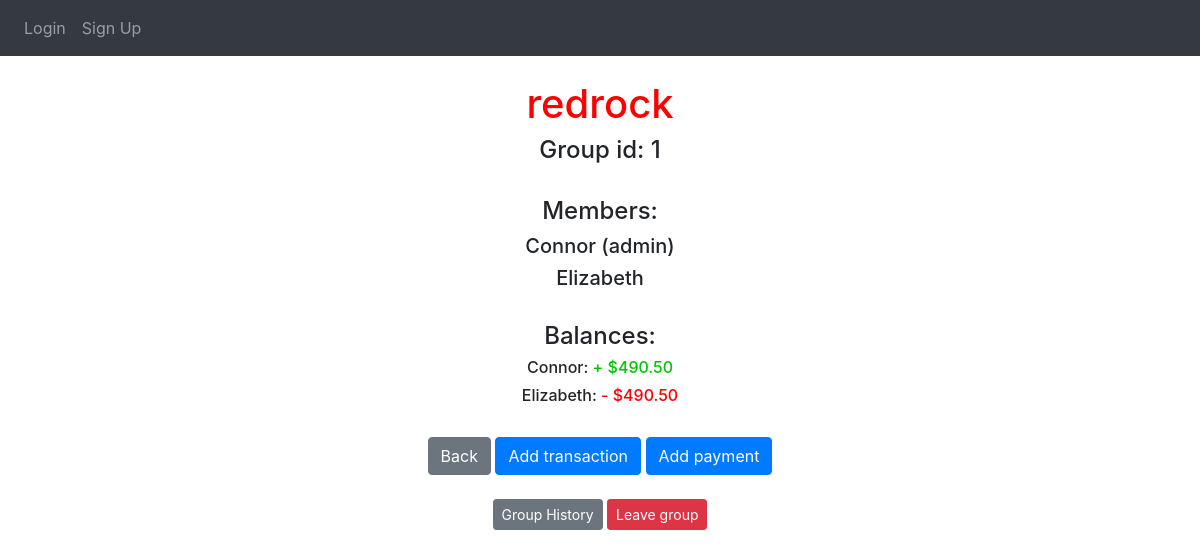
The page /mygroup?groupID=1 on the database as committed earlier.
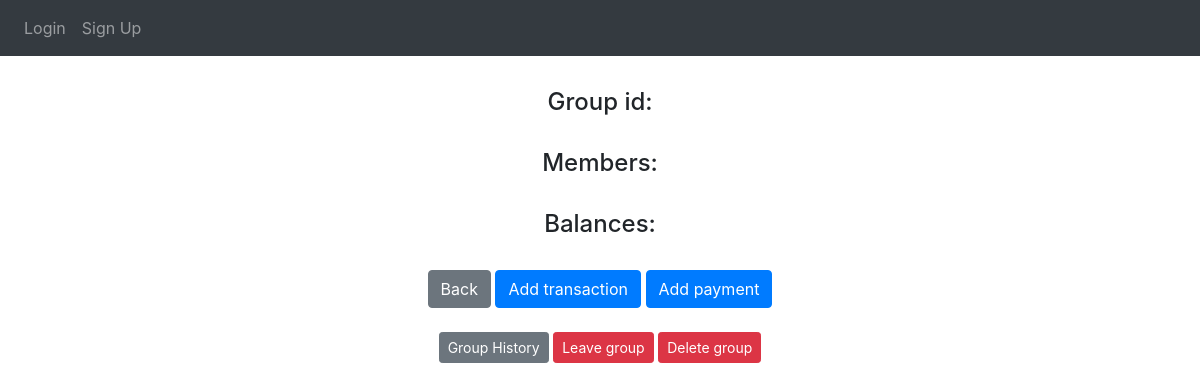
The same page on the database as committed later.
### website/models.py (models this page shows, shortened)
class Group(db.Model):
    id = db.Column(db.Integer, primary_key=True)
    admin_id = db.Column(db.Integer)
    group_name = db.Column(db.String(30), nullable=False)
    date_created = db.Column(db.DateTime(timezone=True), default=func.now())
    transactions = db.relationship('Transaction')
    payments = db.relationship('Payment')
    def calculate_debts(self, member):
        total_paid = 0
        total_borrowed = 0
        for transaction in self.transactions:
            if transaction.payer_id == member.id:
                total_paid += transaction.amount
            if member in transaction.members_included:
                total_borrowed += (transaction.amount / len(transaction.members_included))
        overall = total_paid - total_borrowed
        for payment in self.payments:
            if payment.payer_id == member.id:
                overall += payment.amount
            if payment.recipient_id == member.id:
                overall -= payment.amount
        overall = round(overall, 2)
        return_list = [overall]
        if overall == 0:
            return_list.append(0)
        elif overall < 0:
            return_list.append(-1)
        elif overall > 0:
            return_list.append(1)
        return_list[0] = "{:,.2f}".format(abs(overall))
        return return_list

class User(db.Model, UserMixin):
    id = db.Column(db.Integer, primary_key=True)
    username = db.Column(db.String(200), nullable=False)
    email = db.Column(db.String(150), unique=True)
    password = db.Column(db.String(150))
    date_created = db.Column(db.DateTime(timezone=True), default=func.now())
    groups = db.relationship('Group', secondary=group_member, backref="members")
    transactions = db.relationship('Transaction', secondary=user_transaction, backref="members_included")

class Transaction(db.Model):
    id = db.Column(db.Integer, primary_key=True)
    group_id = db.Column(db.Integer, db.ForeignKey('group.id'))
    payer_id = db.Column(db.Integer, nullable=False)
    creator_id = db.Column(db.Integer, nullable=False)
    amount = db.Column(db.Numeric(10, 2), nullable=False)
    description = db.Column(db.String(300), nullable=False)
    date_created = db.Column(db.DateTime(timezone=True), default=func.now())

### website/views.py (the view)
@views.route('mygroup', methods=["GET"])
def show_group():
    if request.method == "GET":
        group_id = request.args['groupID']
        group = Group.query.filter_by(id=group_id).first()
        return render_template("group.html", user=current_user, group=group)

### website/templates/group.html (shortened to what this page needs)
{% extends "base.html" %} {% block title %}Home{% endblock %} {% block content %}
<div class="container" align="center">
  <br><h1 align="center"><span style="color: red;">{{ group.group_name }}</span></h1>
  <h4>Group id: {{ group.id }}</h4><br>
  <h4>Members:</h4>
  {% for member in group.members %}
    {% if member.id == group.admin_id %}
      <h5>{{ member.username }} (admin)</h5>
    {% else %}
      <h5>{{ member.username }}</h5>
    {% endif %}
  {% endfor %}<br>
  <h4>Balances:</h4>
  {% for member in group.members %}
    {% if group.calculate_debts(member)[1] == 1 %}
      <h6>{{member.username}}: <span style="color: rgb(0, 197, 0);">+ ${{ group.calculate_debts(member)[0] }}</span></h6>
    {% endif %}
    {% if group.calculate_debts(member)[1] == -1 %}
      <h6>{{member.username}}: <span style="color: red;">- ${{ group.calculate_debts(member)[0] }}</span></h6>
    {% endif %}
  {% endfor %}<br>
  <a class="btn btn-secondary" href="/" role="button">Back</a>
  <a class="btn btn-primary" href="/add-transaction?groupID={{ group.id }}" role="button">Add transaction</a>
  <a class="btn btn-primary" href="/add-payment?groupID={{ group.id }}" role="button">Add payment</a><br><br>
  <a class="btn btn-secondary btn-sm" href="/see-transactions?groupID={{ group.id }}" role="button">Group History</a>
  <a class="btn btn-danger btn-sm" href="/leave-group?memberID={{ user.id }}&groupID={{ group.id }}" role="button">Leave group</a>
  {% if group.admin_id == user.id %}
  <a class="btn btn-danger btn-sm" href="/delete-group?memberID={{ user.id }}&groupID={{ group.id }}" role="button">Delete group</a>
  {% endif %}
</div>
{% endblock %}

Rows that differ between the two databases and show on the page:
removed Group: group_name "redrock", id "1"
removed User: username "Connor"
removed User: username "Elizabeth"
removed Transaction: amount.amount "490.50", amount "490.50"
Other text that changed with them:
text now shown: "Delete group"
